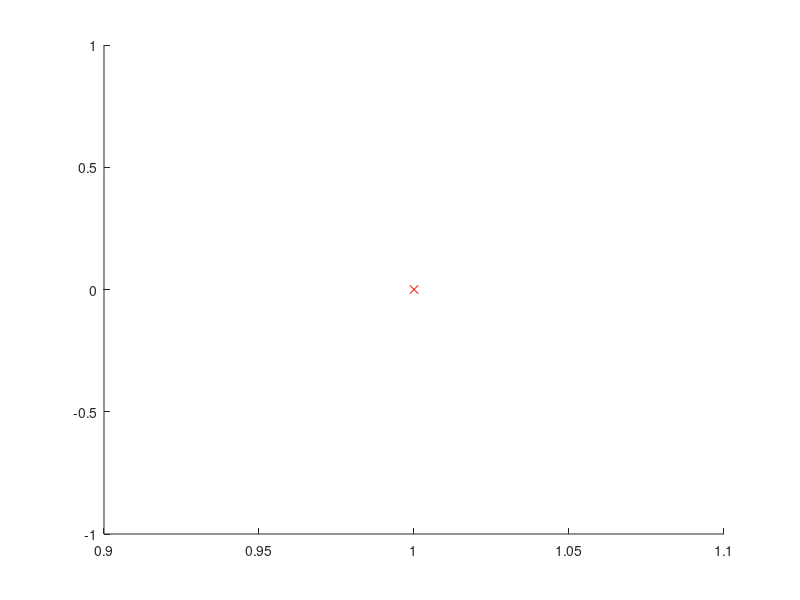

Reproduce this figure in MATLAB. (Note: this script raises an error after producing the figure.)

fp=fopen('y_e-y.csv','w');
fprintf(fp,"Time,Approximation,Real,Error\n");

n=0;
xi=1;
y=0;

final=8;
steps=20;
dt=final/steps;
t=xi:dt:final;

clf
hold on
plot(xi,y,'rx')
plot(xi,e^(r*xi),'bx')
title('Another approximation ln y')
xlabel('t')
ylabel('y(t)')

fprintf(fp,"%f,%f,%f,%f\n",xi,y,log(xi),log(xi)-y);

while n<steps
	y=y+exp(-n*dt)*dt+(1-0.5*dt);
	n=n+1;
	s=log(xi+n*dt);
	fprintf(fp,"%f,%f,%f,%f\n",xi+n*dt,y,s,abs(s-y));
	
	hold on
	plot(xi+n*dt,y,'rx');
	plot(xi+n*dt,s,'bx');
	end 
	
print appvsreal00.jpg
fclose(fp);